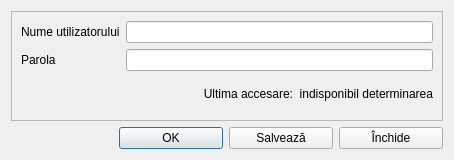
<?xml version="1.0" encoding="UTF-8"?>
<ui version="4.0">
 <class>UserDialog</class>
 <widget class="QDialog" name="UserDialog">
  <property name="geometry">
   <rect>
    <x>0</x>
    <y>0</y>
    <width>454</width>
    <height>160</height>
   </rect>
  </property>
  <property name="font">
   <font>
    <family>Segoe UI</family>
   </font>
  </property>
  <property name="windowTitle">
   <string>Dialog</string>
  </property>
  <layout class="QGridLayout" name="gridLayout">
   <item row="0" column="0" colspan="4">
    <widget class="QFrame" name="frame">
     <property name="frameShape">
      <enum>QFrame::Shape::StyledPanel</enum>
     </property>
     <property name="frameShadow">
      <enum>QFrame::Shadow::Raised</enum>
     </property>
     <layout class="QGridLayout" name="gridLayout_2">
      <item row="1" column="1">
       <widget class="LineEditPassword" name="userPassword"/>
      </item>
      <item row="0" column="0">
       <widget class="QLabel" name="label">
        <property name="text">
         <string>Nume utilizatorului</string>
        </property>
       </widget>
      </item>
      <item row="1" column="0">
       <widget class="QLabel" name="label_2">
        <property name="text">
         <string>Parola</string>
        </property>
       </widget>
      </item>
      <item row="0" column="1">
       <widget class="QLineEdit" name="userName"/>
      </item>
      <item row="2" column="0" colspan="2">
       <widget class="QLabel" name="label_info">
        <property name="sizePolicy">
         <sizepolicy hsizetype="Expanding" vsizetype="Preferred">
          <horstretch>0</horstretch>
          <verstretch>0</verstretch>
         </sizepolicy>
        </property>
        <property name="font">
         <font>
          <family>Segoe UI</family>
          <pointsize>9</pointsize>
         </font>
        </property>
        <property name="text">
         <string>Ultima accesare:  indisponibil determinarea</string>
        </property>
        <property name="alignment">
         <set>Qt::AlignmentFlag::AlignRight|Qt::AlignmentFlag::AlignTrailing|Qt::AlignmentFlag::AlignVCenter</set>
        </property>
       </widget>
      </item>
     </layout>
    </widget>
   </item>
   <item row="1" column="0">
    <spacer name="horizontalSpacer">
     <property name="orientation">
      <enum>Qt::Orientation::Horizontal</enum>
     </property>
     <property name="sizeHint" stdset="0">
      <size>
       <width>40</width>
       <height>20</height>
      </size>
     </property>
    </spacer>
   </item>
   <item row="1" column="1">
    <widget class="QPushButton" name="btnOK">
     <property name="minimumSize">
      <size>
       <width>104</width>
       <height>0</height>
      </size>
     </property>
     <property name="text">
      <string>OK</string>
     </property>
     <property name="icon">
      <iconset resource="../../resources/resource.qrc">
       <normaloff>:/img/btns/valide.png</normaloff>:/img/btns/valide.png</iconset>
     </property>
    </widget>
   </item>
   <item row="1" column="2">
    <widget class="QPushButton" name="btnWrite">
     <property name="minimumSize">
      <size>
       <width>104</width>
       <height>0</height>
      </size>
     </property>
     <property name="text">
      <string>Salvează</string>
     </property>
     <property name="icon">
      <iconset resource="../../resources/resource.qrc">
       <normaloff>:/img/btns/save.png</normaloff>:/img/btns/save.png</iconset>
     </property>
    </widget>
   </item>
   <item row="1" column="3">
    <widget class="QPushButton" name="btnCancel">
     <property name="minimumSize">
      <size>
       <width>104</width>
       <height>0</height>
      </size>
     </property>
     <property name="text">
      <string>Închide</string>
     </property>
     <property name="icon">
      <iconset resource="../../resources/resource.qrc">
       <normaloff>:/img/btns/close.png</normaloff>:/img/btns/close.png</iconset>
     </property>
    </widget>
   </item>
  </layout>
 </widget>
 <customwidgets>
  <customwidget>
   <class>LineEditPassword</class>
   <extends>QLineEdit</extends>
   <header>customs/lineeditpassword.h</header>
  </customwidget>
 </customwidgets>
 <tabstops>
  <tabstop>userName</tabstop>
  <tabstop>userPassword</tabstop>
  <tabstop>btnOK</tabstop>
  <tabstop>btnWrite</tabstop>
  <tabstop>btnCancel</tabstop>
 </tabstops>
 <resources>
  <include location="../../resources/resource.qrc"/>
 </resources>
 <connections/>
</ui>
